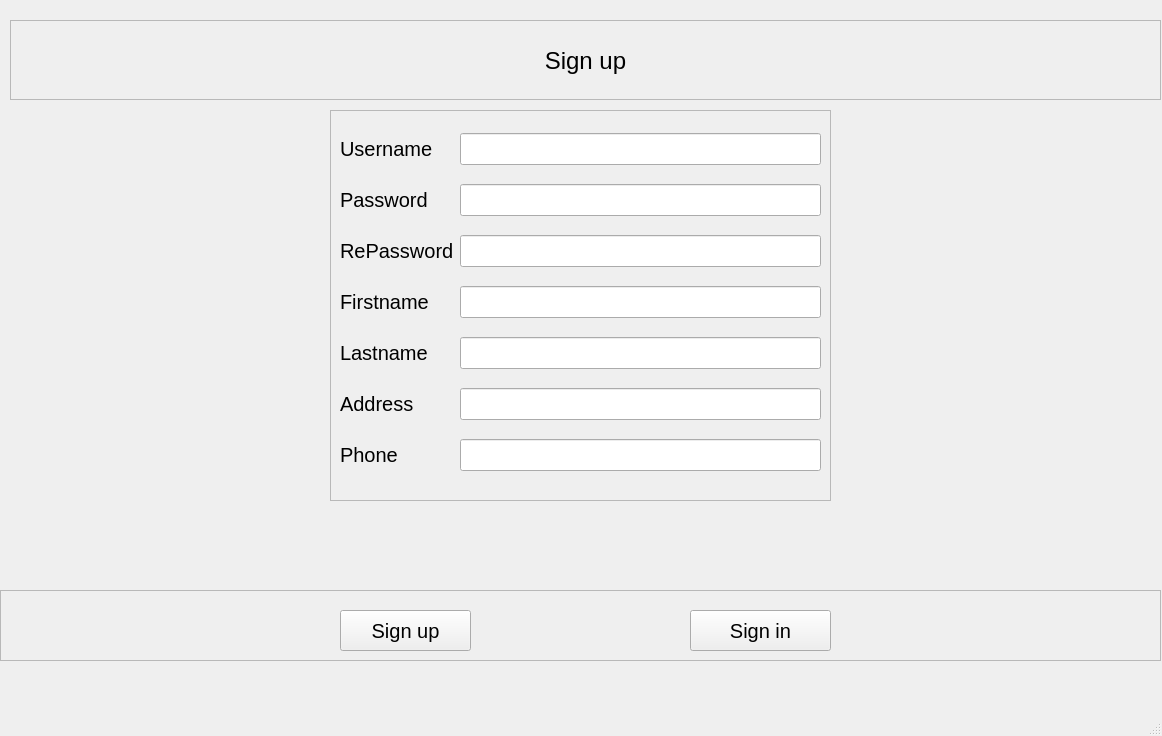
<?xml version="1.0" encoding="UTF-8"?>
<ui version="4.0">
 <class>SignUp</class>
 <widget class="QMainWindow" name="SignUp">
  <property name="geometry">
   <rect>
    <x>0</x>
    <y>0</y>
    <width>1162</width>
    <height>736</height>
   </rect>
  </property>
  <property name="font">
   <font>
    <pointsize>15</pointsize>
   </font>
  </property>
  <property name="windowTitle">
   <string>MainWindow</string>
  </property>
  <widget class="QWidget" name="centralwidget">
   <widget class="QFrame" name="frame">
    <property name="geometry">
     <rect>
      <x>0</x>
      <y>590</y>
      <width>1161</width>
      <height>71</height>
     </rect>
    </property>
    <property name="frameShape">
     <enum>QFrame::StyledPanel</enum>
    </property>
    <property name="frameShadow">
     <enum>QFrame::Raised</enum>
    </property>
    <widget class="QPushButton" name="signIn">
     <property name="geometry">
      <rect>
       <x>690</x>
       <y>20</y>
       <width>141</width>
       <height>41</height>
      </rect>
     </property>
     <property name="text">
      <string>Sign in</string>
     </property>
    </widget>
    <widget class="QPushButton" name="signUp">
     <property name="geometry">
      <rect>
       <x>340</x>
       <y>20</y>
       <width>131</width>
       <height>41</height>
      </rect>
     </property>
     <property name="text">
      <string>Sign up</string>
     </property>
    </widget>
   </widget>
   <widget class="QFrame" name="frame_3">
    <property name="geometry">
     <rect>
      <x>10</x>
      <y>20</y>
      <width>1151</width>
      <height>80</height>
     </rect>
    </property>
    <property name="frameShape">
     <enum>QFrame::StyledPanel</enum>
    </property>
    <property name="frameShadow">
     <enum>QFrame::Raised</enum>
    </property>
    <widget class="QLabel" name="label">
     <property name="geometry">
      <rect>
       <x>0</x>
       <y>0</y>
       <width>1151</width>
       <height>81</height>
      </rect>
     </property>
     <property name="font">
      <font>
       <pointsize>18</pointsize>
      </font>
     </property>
     <property name="text">
      <string>Sign up</string>
     </property>
     <property name="alignment">
      <set>Qt::AlignCenter</set>
     </property>
    </widget>
   </widget>
   <widget class="QFrame" name="frame_2">
    <property name="geometry">
     <rect>
      <x>330</x>
      <y>110</y>
      <width>501</width>
      <height>391</height>
     </rect>
    </property>
    <property name="frameShape">
     <enum>QFrame::StyledPanel</enum>
    </property>
    <property name="frameShadow">
     <enum>QFrame::Raised</enum>
    </property>
    <layout class="QGridLayout" name="gridLayout">
     <item row="0" column="0">
      <widget class="QLabel" name="label_2">
       <property name="text">
        <string>Username</string>
       </property>
      </widget>
     </item>
     <item row="0" column="1">
      <widget class="QLineEdit" name="username"/>
     </item>
     <item row="1" column="0">
      <widget class="QLabel" name="label_3">
       <property name="text">
        <string>Password</string>
       </property>
      </widget>
     </item>
     <item row="1" column="1">
      <widget class="QLineEdit" name="password"/>
     </item>
     <item row="2" column="0">
      <widget class="QLabel" name="label_4">
       <property name="text">
        <string>RePassword</string>
       </property>
      </widget>
     </item>
     <item row="2" column="1">
      <widget class="QLineEdit" name="rePassword"/>
     </item>
     <item row="3" column="0">
      <widget class="QLabel" name="label_5">
       <property name="text">
        <string>Firstname</string>
       </property>
      </widget>
     </item>
     <item row="3" column="1">
      <widget class="QLineEdit" name="firstname"/>
     </item>
     <item row="4" column="0">
      <widget class="QLabel" name="label_6">
       <property name="text">
        <string>Lastname</string>
       </property>
      </widget>
     </item>
     <item row="4" column="1">
      <widget class="QLineEdit" name="lastname"/>
     </item>
     <item row="5" column="0">
      <widget class="QLabel" name="label_7">
       <property name="text">
        <string>Address</string>
       </property>
      </widget>
     </item>
     <item row="5" column="1">
      <widget class="QLineEdit" name="address"/>
     </item>
     <item row="6" column="0">
      <widget class="QLabel" name="label_8">
       <property name="text">
        <string>Phone</string>
       </property>
      </widget>
     </item>
     <item row="6" column="1">
      <widget class="QLineEdit" name="phone"/>
     </item>
    </layout>
   </widget>
   <widget class="QLabel" name="massage">
    <property name="geometry">
     <rect>
      <x>330</x>
      <y>530</y>
      <width>501</width>
      <height>31</height>
     </rect>
    </property>
    <property name="text">
     <string/>
    </property>
    <property name="alignment">
     <set>Qt::AlignCenter</set>
    </property>
   </widget>
  </widget>
  <widget class="QMenuBar" name="menubar">
   <property name="geometry">
    <rect>
     <x>0</x>
     <y>0</y>
     <width>1162</width>
     <height>26</height>
    </rect>
   </property>
  </widget>
  <widget class="QStatusBar" name="statusbar"/>
 </widget>
 <resources/>
 <connections/>
</ui>
